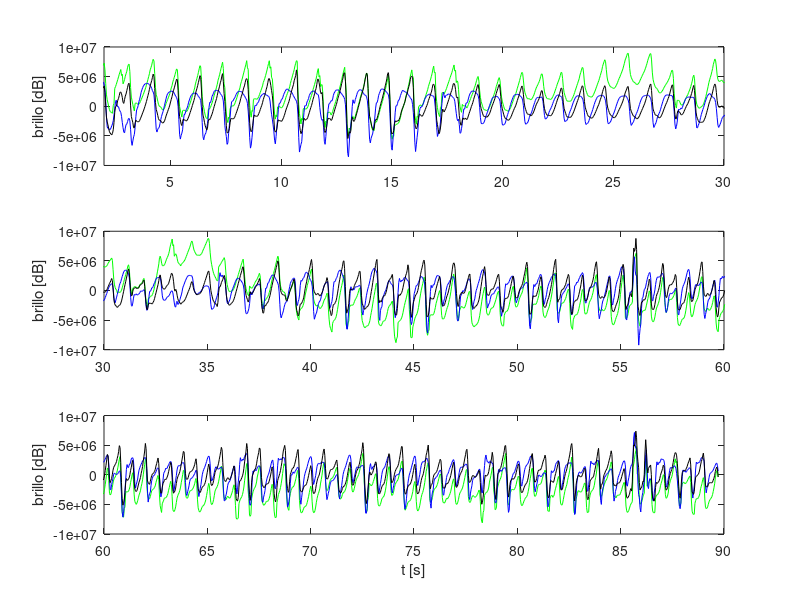

Recreate this plot in MATLAB.
clear all;

addpath('/usr/share/octave/packages/signal-1.3.2'); %incluye el specgram

load intensidad_RGB.mat; % brillo, 1 es R, 2 es G, 3 es B.

video_length = length(brillo);

frec_video = 29.37; %frecuencia muestreo video
t_video = 1/(frec_video); %tiempo muestreo video

ejeXvideo = 0 : t_video : ((video_length-1)*t_video);

[b, a] = butter( 4, [0.4*2/frec_video , 10*2/frec_video]); %FiltroPincripal

ida_vuelta = filtfilt(b, a, brillo(:,2));
filtrado = filter(b, a, brillo(:,2));

figure;

subplot(3, 1, 1);
title('Senial filtro ida y vuelta');
plot(ejeXvideo, brillo(:,2), 'g');
ylabel('brillo [dB]');
hold on;
%subplot(3, 1, 2);
plot(ejeXvideo, filtrado, 'b');
%subplot(3, 1, 3);
plot(ejeXvideo, ida_vuelta, 'k');
xlim([2 30]);
ylim([-1e+07 1e+07]);

subplot(3, 1, 2);
plot(ejeXvideo, brillo(:,2), 'g');
ylabel('brillo [dB]');
hold on;
%subplot(3, 1, 2);
plot(ejeXvideo, filtrado, 'b');
%subplot(3, 1, 3);
plot(ejeXvideo, ida_vuelta, 'k');
xlim([30 60]);
ylim([-1e+07 1e+07]);

subplot(3, 1, 3);
plot(ejeXvideo, brillo(:,2), 'g');
hold on;
%subplot(3, 1, 2);
plot(ejeXvideo, filtrado, 'b');
%subplot(3, 1, 3);
plot(ejeXvideo, ida_vuelta, 'k');
xlim([60 90]);
ylim([-1e+07 1e+07]);
%%plot( ejeXvideo, brillo(:,2));
xlabel('t [s]');
ylabel('brillo [dB]');
%%legend('Curva simulada','Curva teorica','location','NorthEastOutside');
print -djpg imagenes/punto_7_filtro_ida_vuelta_cardiometro.jpg; %Octave
grid minor;

%DFT_senial_filtrada = fftshift(abs(fft(filtrado)));
%
%f = linspace(-frec_video/2, frec_video/2, video_length);
%
%figure;
%plot( f, DFT_senial_filtrada, 'g');
%xlabel('F [Hz]');
%ylabel('intensidad [modulo]');
%title('DFT de las seniales');
%print -djpg fft_filtrado_cardiometro.jpg; %Octave
%grid minor;
 
